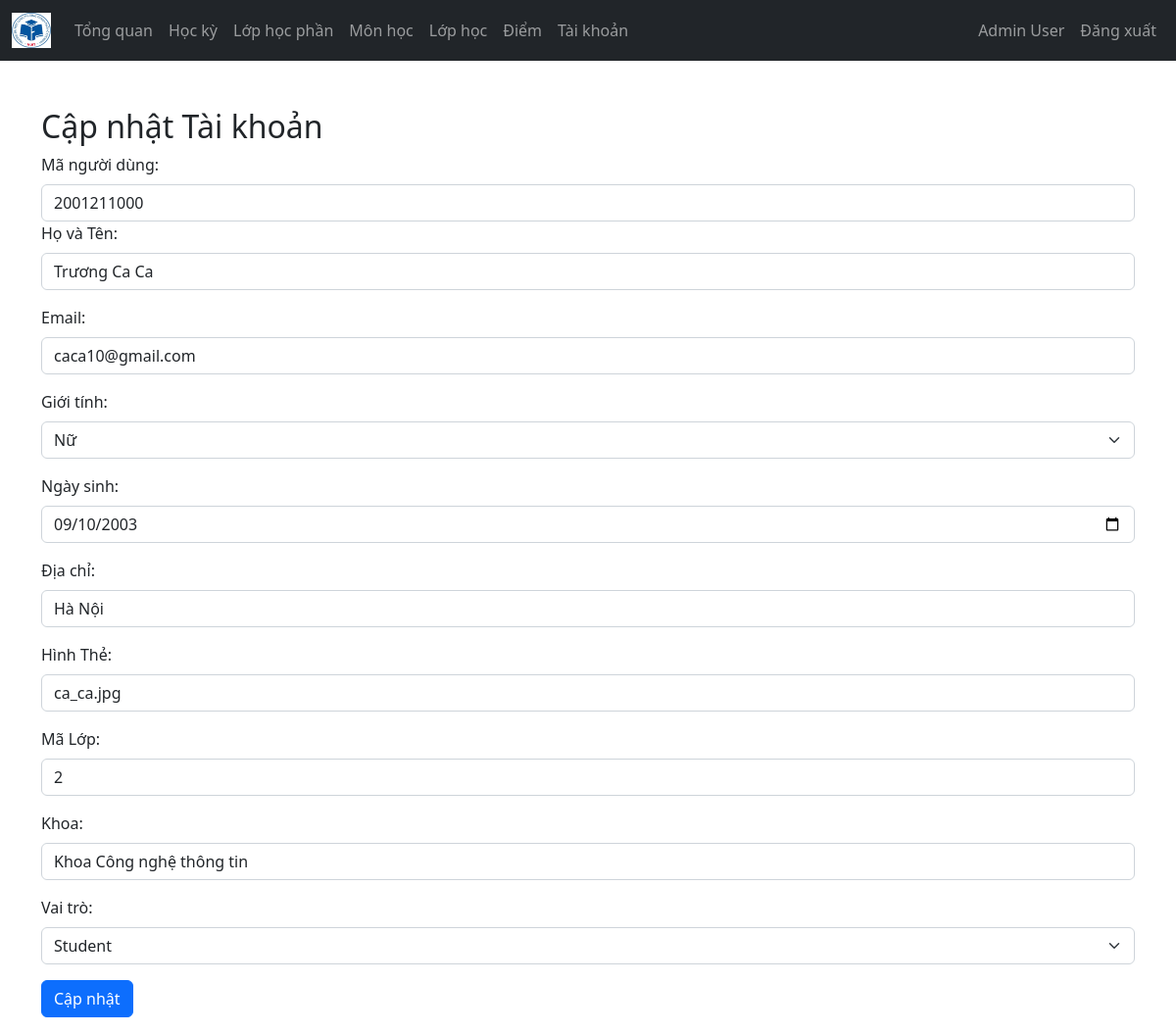
The page /Admin/update_tk.php?id_user=2001211000 (signed in) on the database its author committed.
### tables this page shows
CREATE TABLE `users` (
  `id_user` varchar(10) NOT NULL,
  `password` varchar(255) NOT NULL,
  `role` varchar(50) NOT NULL CHECK (`role` in ('admin','teacher','student')),
  `ten` varchar(100) DEFAULT NULL,
  `email` varchar(100) DEFAULT NULL,
  `gioi_tinh` varchar(5) DEFAULT NULL,
  `ngay_sinh` date DEFAULT NULL,
  `dia_chi` text DEFAULT NULL,
  `hinh_the` varchar(200) DEFAULT 'undraw_profile.svg',
  `ma_lop` int(11) DEFAULT NULL,
  `khoa` varchar(50) DEFAULT NULL,
  `otp` varchar(10) DEFAULT NULL,
  `otp_verified` tinyint(1) DEFAULT 0
);

### controller/admin_ctl.php (called while the page is built, shortened)
<?php
$user = $_SESSION['id_user'] ?? null;
function getAdminInfo($user, $conn) {
    $sql = "SELECT * FROM users WHERE id_user = ? AND role = 'admin'";
    $stmt = $conn->prepare($sql);
    $stmt->execute([$user]);
    return $stmt->fetch(PDO::FETCH_ASSOC);
}
function getUserById($id_user, $conn) {
    $sql = "SELECT * FROM users WHERE id_user = :id_user";
    $stmt = $conn->prepare($sql);
    $stmt->bindParam(':id_user', $id_user, PDO::PARAM_STR);
    $stmt->execute();
    $user = $stmt->fetch(PDO::FETCH_ASSOC);
    if ($user) {
        return $user;
    } else {
        return false;
    }
}

### Admin/update_tk.php (the view, shortened to what this page needs)
<?php
if (isset($_SESSION['id_user']) && $_SESSION['role'] == 'admin') {
    include "../controller/admin_ctl.php";
    $admin = getAdminInfo($user, $conn);
    if (isset($_GET['id_user'])) {
        $id_user = $_GET['id_user'];
        $user = getUserById($id_user, $conn);
        if ($user) {
            ?>
<!DOCTYPE html>
<html lang="en">
<head>
    <link rel="stylesheet" href="https://cdn.jsdelivr.net/npm/bootstrap@5.2.0/dist/css/bootstrap.min.css">
    <link rel="stylesheet" href="../CSS/style1.css">
</head>
<body>
    <?php include "navbar.php"; ?>
    <div class="container mt-5">
        <h2>Cập nhật Tài khoản</h2>
        <?php if ($user) { ?>
            <form method="post" action="<?php echo htmlspecialchars($_SERVER["PHP_SELF"]) ?>">
                <div class="mb-3">
                <label for="id_user" class="form-label">Mã người dùng:</label>
                <input type="text"  class="form-control" name="id_user" value="<?php echo $user['id_user']; ?>" readonly>
                <div class="mb-3">
                    <label for="ten" class="form-label">Họ và Tên:</label>
                    <input type="text" class="form-control" id="ten" name="ten" value="<?php echo $user['ten']; ?>">
                </div>
                <div class="mb-3">
                    <label for="email" class="form-label">Email:</label>
                    <input type="email" class="form-control" id="email" name="email" value="<?php echo $user['email']; ?>">
                </div>
                <div class="mb-3">
                    <label for="gioi_tinh" class="form-label">Giới tính:</label>
                    <select class="form-select" id="gioi_tinh" name="gioi_tinh">
                        <option value="Nữ" <?php if ($user['gioi_tinh'] === 'Nữ') echo 'selected'; ?>>Nữ</option>
                    </select>
                </div>
                <div class="mb-3">
                    <label for="ngay_sinh" class="form-label">Ngày sinh:</label>
                    <input type="date" class="form-control" id="ngay_sinh" name="ngay_sinh" value="<?php echo $user['ngay_sinh']; ?>">
                </div>
                <div class="mb-3">
                    <label for="dia_chi" class="form-label">Địa chỉ:</label>
                    <input type="text" class="form-control" id="dia_chi" name="dia_chi" value="<?php echo $user['dia_chi']; ?>">
                </div>
                <div class="mb-3">
                    <label for="hinh_the" class="form-label">Hình Thẻ:</label>
                    <input type="text" class="form-control" id="hinh_the" name="hinh_the" value="<?php echo $user['hinh_the']; ?>">
                </div>
                <div class="mb-3">
                    <label for="ma_lop" class="form-label">Mã Lớp:</label>
                    <input type="text" class="form-control" id="ma_lop" name="ma_lop" value="<?php echo $user['ma_lop']; ?>">
                </div>
                <div class="mb-3">
                    <label for="khoa" class="form-label">Khoa:</label>
                    <input type="text" class="form-control" id="khoa" name="khoa" value="<?php echo $user['khoa']; ?>">
                </div>
                <div class="mb-3">
                    <label for="role" class="form-label">Vai trò:</label>
                    <select class="form-select" id="role" name="role">
                        <option value="student" <?php if ($user['role'] === 'student') echo 'selected'; ?>>Student</option>
                    </select>
                </div>
                <button type="submit" name="submit" class="btn btn-primary">Cập nhật</button>
            </form>
        <?php } ?>
    </div>
</body>
</html>
<?php
        } else {
            $error_message = "Không tìm thấy tài khoản.";
        }
    } else {
        $error_message = "Mã người dùng không được cung cấp.";
    }
} else {
    header("Location: ../logout.php");
    exit;
}
?>

### Admin/navbar.php (shortened to what this page needs)
<nav class="navbar navbar-expand-lg navbar-dark bg-dark">
        <div class="container-fluid">
                <a class="navbar-brand" href="../index.php">
                <img src="../image/logo.png" width="40">
                </a>
                <div class="collapse navbar-collapse" id="navbarSupportedContent">
                    <ul class="navbar-nav me-auto mb-2 mb-lg-0" id="navLinks">
                            <li class="nav-item">
                            <a class="nav-link" aria-current="page" href="index.php">Tổng quan</a>
                            </li>
                            <li class="nav-item">
                            <a class="nav-link" href="hocky.php">Học kỳ</a>
                            </li>
                            <li class="nav-item">
                            <a class="nav-link" href="lophocphan.php">Lớp học phần</a>
                            </li>
                            <li>
                             <a class="nav-link" href="monhoc.php">Môn học </a>
                            </li>
                            <li>
                             <a class="nav-link" href="lophoc.php">Lớp học</a>
                            </li>
                            <li>
                             <a class="nav-link" href="#">Điểm</a>
                            </li>
                            <li class="nav-item">
                            <a class="nav-link" href="taikhoan.php">Tài khoản</a>
                            </li>
                    </ul>
                    <ul class="navbar-nav me-right mb-2 mb-lg-0">
                        <li class="nav-item">
                        <a class="nav-link" href="index.php">
                            <?= $admin['ten'] ?>
                        </a>
                        </li>
                        <li class="nav-item">
                        <a class="nav-link" href="../logout.php">Đăng xuất</a>
                        </li>
                    </ul>
                </div>
        </div>
</nav>

### rows shown on the page
users: ten "Admin User"
users: id_user "2001211000", ten "Trương Ca Ca", email "caca10@gmail.com", gioi_tinh "Nữ", ngay_sinh "09/10/2003", dia_chi "Hà Nội", hinh_the "ca_ca.jpg", ma_lop "2", khoa "Khoa Công nghệ thông tin", role "Student"
